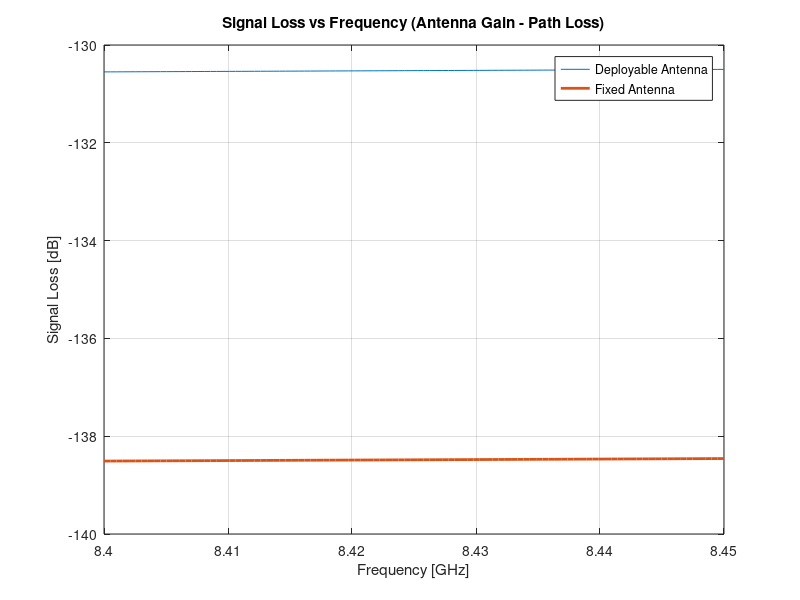

MATLAB code for this plot: (Note: this script raises an error after producing the figure.)
% Code by Michael Johnston, Valeria Salazar, Bryan Num, Chris Barta, June 4, 2018
% AERO 446 Project

% -- Assumptions --
% Pointing errors are negligible (XACT-50 has ?0.003 deg accuracy)

% housekeeping
clear; % Clears workspace
clc; %clears command window
close all;

% -- Constants & givens for equipment --
c = 299.8E6; % Speed of light [m/s]
hOrbit = 200; % Height of orbit [km]
muMoon = 4904.8695; % Gravitational constant of Moon [km^3/s^2]
rMoon = 1737.1; % Radius of Moon [km]
EMdist = 406700E3; % Max distance from Earth to Moon [m]

pSens = 40; % Power consumed by sensor during science gathering [w]
pSens_sby = 2; % Power consumed by sensor in stand-by [w]
rSens = 100E3; % Data rate of sensor during operations [bps]

fRange = linspace(8.400, 8.450)'*1E9; % X-Band frequency range [Hz]
commTime = 2*3600; % Total required comm time per day [s]
txPower = 35; % Power consumed by radio during transmit/receive [W]
rxPower = 12.5; % Power consumde by radio during receive only [W]

diaG = 20; % Diameter of ground antenna [m]
diaScFixed = 20E-2; % Diameter of FIXED spacecraft antenna (low-cost) [m]
diaScDep = 50E-2; % Diameter of DEPLOYABLE spacecraft antenna (high-cost) [m]

Ts = 10*log10(150); % System temperature noise [dB]
Ll = 5; % Line losses [dB]
EbNoMin = 3 + 5; % Link budget plus margin for Reed-Solomon encoding[dB]
Latm = 0; % Atmospheric losses ASSUMING ZERO [dB]
Lpt = 0; % Pointing losses [dB]

% -- dB Equations --
G = @(D,f) 20*log10(f*1E-9) + 20*log10(D) + 17.8; % Parabolic antenna gain [dB]
Ls = @(dist,f) 20*log10(dist) + 20*log10(f) - 147.55; % Path loss [dB]
beamWid = @(D,f) 65.3*c./f/D; % Parabolic antenna beam width equation [degrees]
Lpoint = @(err,beamWid) 12*(err./beamWid).^2; % Pointing error equation [dB]

% -- Signal loss vs Frequency (tl;dr, frequency doesn't matter)
figure
plot(fRange*1E-9, G(diaG,fRange) + G(diaScDep,fRange) - Ls(EMdist,fRange),...
	fRange*1E-9, G(diaG,fRange) + G(diaScFixed,fRange) - Ls(EMdist,fRange), 'lineWidth', 2)
grid on
title('Signal Loss vs Frequency (Antenna Gain - Path Loss)')
xlabel('Frequency [GHz]'), ylabel('Signal Loss [dB]')
legend('Deployable Antenna', 'Fixed Antenna')

% Solving for data rate that meets link budget
fTx = fRange(1); % Transmit frequency
syms dRate
linkEq = EbNoMin == 10*log10(txPower) - Ls(EMdist,fTx) + G(diaG,fTx) + G(diaScFixed,fTx) + 228.6 - Ts - 10*log(dRate) - Ll;

dRate = double(solve(linkEq,dRate)); % Max data rate [bps]

